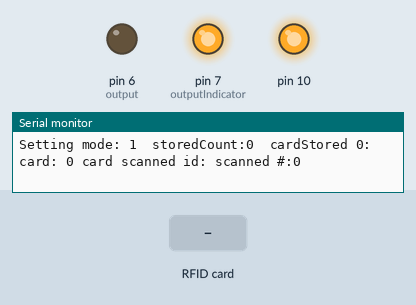
Simulated run of this sketch. Board: Arduino Uno, built with avr-gcc and run on an emulated ATmega328P. On the bench: output pins drawn as LEDs (lit = HIGH), the last lines printed to the serial monitor. The test bench sets the inputs (shaded band). EEPROM starts erased.

Above: at 2.4 s.
2.5 s: RFID card 5E 7A 19 C4 held to the reader
At 4.0 s:
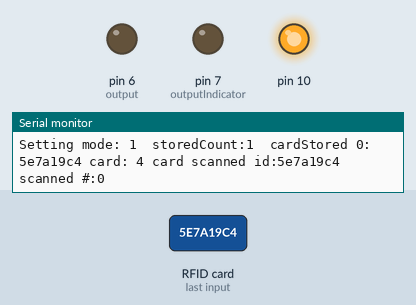
6.4 s: RFID card 5E 7A 19 C4 held to the reader
At 7.2 s:
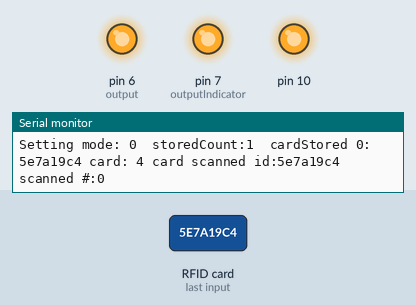
At 10.9 s:
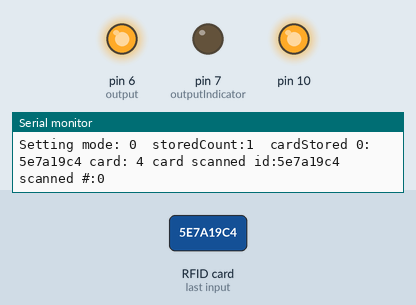
Timing chart, 0 to 12.4 s (numbered marks = the images above; inputs shaded):
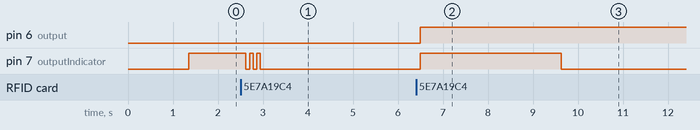

The sketch:

RFIDsingleCardModule-1.ino
```cpp
/**

   Typical pin layout used:
   -----------------------------------------------------------------------------------------
               MFRC522      Arduino       Arduino   Arduino    Arduino          Arduino
               Reader/PCD   Uno/101       Mega      Nano v3    Leonardo/Micro   Pro Micro
   Signal      Pin          Pin           Pin       Pin        Pin              Pin
   -----------------------------------------------------------------------------------------
   RST/Reset   RST          9                      D9
   SPI SS 1    SDA(SS)      ** custom, take a unused pin, only HIGH/LOW required *
   SPI SS 2    SDA(SS)      ** custom, take a unused pin, only HIGH/LOW required *
   SPI MOSI    MOSI         11 / ICSP-4   51        D11        ICSP-4           16
   SPI MISO    MISO         12 / ICSP-1   50        D12        ICSP-1           14
   SPI SCK     SCK          13 / ICSP-3   52        D13        ICSP-3           15

*/


#include <EEPROM.h>

#include <Wire.h>
#include <SPI.h>
#include <MFRC522.h>

#define RST_PIN         9          // Configurable, see typical pin layout above

//each SS_x_PIN variable indicates the unique SS pin for another RFID reader
#define SS_PIN        2         // Configurable, take a unused pin, only HIGH/LOW required, must be diffrent to SS 2
#define modeSwitch 4

#define MAX_NR_OF_CARDS  10

#define output 6
#define outputIndicator 7
byte count = 0;

MFRC522 mfrc522(SS_PIN, RST_PIN);   // Create MFRC522 instance.

String savedKey = "cardstor";
boolean cardPresentState = false;
boolean settingMode = false;
String read_rfid;
String cardStored[MAX_NR_OF_CARDS];
String tempStored[MAX_NR_OF_CARDS];
int storedCount = 0;
int scanCount = 0;

int ledState = LOW;
boolean isBlinking = false;

const String masterCardID = "80c57c89";

unsigned long previousMillis = 0;        // will store last time LED was updated
unsigned long previousMillisCard = 0;
// constants won't change:
const long interval = 500;
const long flashinterval = 80;
const long settingInterval = 3000;
/**d
   Initialize.
*/
void setup() {
  Serial.begin(9600); // Initialize serial communications with the PC
  while (!Serial);    // Do nothing if no serial port is opened (added for Arduinos based on ATMEGA32U4)

  delay(1000);


  pinMode(output, OUTPUT);
  pinMode(outputIndicator, OUTPUT);

  pinMode(modeSwitch, INPUT_PULLUP);
  digitalWrite(output, LOW);
  digitalWrite(outputIndicator, LOW);
  autoSetAddr();


  readSavedInfoROM();


  SPI.begin();        // Init SPI bus
  mfrc522.PCD_Init();   // Initiate MFRC522
  mfrc522.PCD_DumpVersionToSerial();

}

/**
   Main loop.
*/
void loop() {
  // if(digitalRead(modeSwitch) == 0){
  //   settingMode = !settingMode;
  // }
  // if (storedCount == 0) settingMode = true;
  // else settingMode = false;

  Serial.print("Setting mode: ");
  Serial.print(settingMode);
  Serial.print("  storedCount:");
  Serial.print(storedCount);
  Serial.print("  cardStored 0: ");

  Serial.print(cardStored[0]);
  Serial.print(" card: ");
  Serial.print(mfrc522.uid.size);
  Serial.print(" card scanned id:");
  Serial.print(read_rfid);
  Serial.print(" scanned #:");
  Serial.println(scanCount);


  if (settingMode && storedCount == 0) digitalWrite(outputIndicator, HIGH);
  if (!settingMode) digitalWrite(outputIndicator, LOW);


  if (settingMode) {
    // if (!isBlinking) blinkLED();
    if (((millis() - previousMillisCard) >= settingInterval) && (storedCount > 0)) {
      write_StringEE(MAX_NR_OF_CARDS, savedKey);
      EEPROM.write((MAX_NR_OF_CARDS + 1) * 8 + 1, storedCount);
      settingMode = false;
    }

    if (mfrc522.PICC_IsNewCardPresent() && mfrc522.PICC_ReadCardSerial()) {
      Serial.println("card sensed");


      cardPresentState = true;
      dump_byte_array(mfrc522.uid.uidByte, mfrc522.uid.size);
      if (read_rfid != masterCardID) {


        if (!inArray(read_rfid, cardStored)) {
          cardStored[storedCount] = read_rfid;

          write_StringEE(storedCount, read_rfid);
          // EEPROM.write(storedCount, read_rfid);
          storedCount++;
          flashLED();
          previousMillisCard = millis();

        }
      }
    }
  }
  if (!settingMode) {
    // if (isBlinking) stopBlink();
    if (mfrc522.PICC_IsNewCardPresent() && mfrc522.PICC_ReadCardSerial()) {

      cardPresentState = true;
      dump_byte_array(mfrc522.uid.uidByte, mfrc522.uid.size);
      //mastercard scanned
      if (read_rfid == masterCardID) {
        storedCount = 0;
        scanCount = 0;
        for (int n = 0; n < MAX_NR_OF_CARDS; n++) {
          cardStored[n] = "";
        }
        read_rfid = "";
        for (int n = 0; n < EEPROM.length(); n++) {
          EEPROM.write(n, 0);
        }
        settingMode = true;
        // setup();
        digitalWrite(output, LOW);
        digitalWrite(outputIndicator, LOW);
      }

      // check pass condition
      if (!inArray(read_rfid, tempStored) && inArray(read_rfid, cardStored)) {
        tempStored[scanCount] = read_rfid;
        scanCount++;
      }

      //  else if (!mfrc522.PICC_ReadCardSerial()) {
      //   cardPresentState = false;
      //   waitAction();
      // }
    }
    if(scanCount == storedCount && storedCount != 0){
          if(isPassed()) passAction();
          else {
            scanCount = 0;
            for(int n = 0; n < storedCount; n++){
              tempStored[n] = "";
            }
          }
    }

    // Serial.println(cardPresentState);
    delay(100);

  }
}

boolean isPassed() {
  for(int n = 0; n < storedCount; n++){
    if(tempStored[n] != cardStored[n]) return false;
  }
  return true;
}

void passAction() {
  digitalWrite(output, HIGH);
  digitalWrite(outputIndicator, HIGH);
  delay(3000);
  scanCount = 0;
  for(int n = 0; n < storedCount; n++){
    tempStored[n] = "";
  }
}

void waitAction() {
  digitalWrite(output, LOW);
  digitalWrite(outputIndicator, LOW);
  isBlinking = false;

}

void stopBlink() {
  digitalWrite(outputIndicator, LOW);
}

void flashLED() {
  for (int n = 0; n < 3; n++) {
    digitalWrite(outputIndicator, HIGH);
    delay(flashinterval);
    digitalWrite(outputIndicator, LOW);
    delay(flashinterval);
  }
}

void blinkLED() {
  isBlinking = true;
  unsigned long currentMillis = millis();

  if (currentMillis - previousMillis >= interval) {
    // save the last time you blinked the LED
    previousMillis = currentMillis;

    // if the LED is off turn it on and vice-versa:
    if (ledState == LOW) {
      ledState = HIGH;
    } else {
      ledState = LOW;
    }

    // set the LED with the ledState of the variable:
    digitalWrite(outputIndicator, ledState);
  }


}

boolean array_cmp(String *a, String *b, int len_a, int len_b) {
  int n;

  //if their lengths are different, return false
  if (len_a != len_b) return false;

  //test each element to be the same. if not, return false
  for (n = 0; n < len_a; n++) if (a[n] != b[n]) return false;

  //ok, if we have not returned yet, they are equal :)
  return true;
}

boolean inArray(String id, String * array) {
  for (int n = 0; n < storedCount; n++) {

    if (array[n] == id) {
      return true;
    }
  }
  return false;
}

void dump_byte_array(byte * buffer, byte bufferSize) {
  read_rfid = "";
  for (byte i = 0; i < bufferSize; i++) {
    read_rfid = read_rfid  + String(buffer[i], HEX);
  }
}

void requestEvent() {
  Wire.write(cardPresentState); // respond with message of 6 bytes
  // as expected by master
}

void autoSetAddr() {
  Serial.println ();
  Serial.println ("I2C scanner. Scanning ...");
  int myAddr = 1;
  int maxAddr = 0;
  Wire.begin();
  for (byte i = 1; i < 30; i++)
  {
    Wire.beginTransmission (i);
    if (Wire.endTransmission () == 0)
    {
      Serial.print ("Found address: ");
      Serial.print (i, DEC);
      Serial.print (" (0x");
      Serial.print (i, HEX);
      Serial.println (")");
      count++;
      if (i > maxAddr) maxAddr = i;
    }// end of good response
    delay (5);  // give devices time to recover
  }
  myAddr = maxAddr + 1;
  // end of for loop
  Serial.println ("Done.");
  Serial.print ("Found ");
  Serial.print (count, DEC);
  Serial.println (" device(s).");


  Serial.print ("my Addr is ");
  Serial.println (myAddr);

  Wire.begin(myAddr);                // join i2c bus with address #8
  // Wire.onReceive(receiveEvent); // register event
  Wire.onRequest(requestEvent); // register event


}

void readSavedInfoROM() {
  // int cnt = 0;
  Serial.println("start reading rom");
  Serial.print("card saved?");
  Serial.println(read_StringEE(MAX_NR_OF_CARDS, 8));
  // card is saved in ROM
  if (read_StringEE(MAX_NR_OF_CARDS, 8) == savedKey) {
    settingMode = false;
    storedCount = EEPROM.read((MAX_NR_OF_CARDS + 1) * 8 + 1);
    Serial.print("cardCount from ROM: ");
    Serial.println(storedCount);

    Serial.print("cards saved: ");
    for (int n = 0; n < MAX_NR_OF_CARDS; n++) {
      cardStored[n] = read_StringEE(n, 8);//Read String starting a address 0 with given lenth of String
      Serial.println(cardStored[n]);
    }
  } else { //  card is not saved in ROM
    settingMode = true;
  }
}


bool write_StringEE(int Addr, String input)
{
  char cbuff[input.length() + 1]; //Finds length of string to make a buffer
  input.toCharArray(cbuff, input.length() + 1); //Converts String into character array
  return eeprom_write_string(Addr*8, cbuff); //Saves String
}

String read_StringEE(int Addr, int length)
{

  char cbuff[length + 1];
  boolean didget = eeprom_read_string(Addr * 8, cbuff, length + 1);

  String stemp(cbuff);
  if (didget) {
    Serial.print("got 1 from rom ");
    Serial.print(Addr);
    Serial.print("   ");
    Serial.println(stemp);
  }

  return stemp;

}
/*
  Test code for writing a String to the EEPROM and then reading it Back
  Written by Mario Avenoso, M-tech Creations
  4/10/16
*/

//http://ediy.com.my/index.php/tutorials/item/68-arduino-reading-and-writing-string-to-eeprom

const int EEPROM_MIN_ADDR = 0;
const int EEPROM_MAX_ADDR = 511;

// Returns true if the address is between the
// minimum and maximum allowed values, false otherwise.
//
// This function is used by the other, higher-level functions
// to prevent bugs and runtime errors due to invalid addresses.
boolean eeprom_is_addr_ok(int addr) {
  return ((addr >= EEPROM_MIN_ADDR) && (addr <= EEPROM_MAX_ADDR));
}


// Writes a sequence of bytes to eeprom starting at the specified address.
// Returns true if the whole array is successfully written.
// Returns false if the start or end addresses aren't between
// the minimum and maximum allowed values.
// When returning false, nothing gets written to eeprom.
boolean eeprom_write_bytes(int startAddr, const byte * array, int numBytes) {
  // counter
  int i;

  // both first byte and last byte addresses must fall within
  // the allowed range
  if (!eeprom_is_addr_ok(startAddr) || !eeprom_is_addr_ok(startAddr + numBytes)) {
    return false;
  }

  for (i = 0; i < numBytes; i++) {
    EEPROM.write(startAddr + i, array[i]);
  }

  return true;
}


// Writes a string starting at the specified address.
// Returns true if the whole string is successfully written.
// Returns false if the address of one or more bytes fall outside the allowed range.
// If false is returned, nothing gets written to the eeprom.
boolean eeprom_write_string(int addr, const char* string) {

  int numBytes; // actual number of bytes to be written

  //write the string contents plus the string terminator byte (0x00)
  numBytes = strlen(string) + 1;

  return eeprom_write_bytes(addr, (const byte*)string, numBytes);
}


// Reads a string starting from the specified address.
// Returns true if at least one byte (even only the string terminator one) is read.
// Returns false if the start address falls outside the allowed range or declare buffer size is zero.
//
// The reading might stop for several reasons:
// - no more space in the provided buffer
// - last eeprom address reached
// - string terminator byte (0x00) encountered.
boolean eeprom_read_string(int addr, char* buffer, int bufSize) {
  byte ch; // byte read from eeprom
  int bytesRead; // number of bytes read so far

  if (!eeprom_is_addr_ok(addr)) { // check start address
    return false;
  }

  if (bufSize == 0) { // how can we store bytes in an empty buffer ?
    return false;
  }

  // is there is room for the string terminator only, no reason to go further
  if (bufSize == 1) {
    buffer[0] = 0;
    return true;
  }

  bytesRead = 0; // initialize byte counter
  ch = EEPROM.read(addr + bytesRead); // read next byte from eeprom
  buffer[bytesRead] = ch; // store it into the user buffer
  bytesRead++; // increment byte counter

  // stop conditions:
  // - the character just read is the string terminator one (0x00)
  // - we have filled the user buffer
  // - we have reached the last eeprom address
  while ( (ch != 0x00) && (bytesRead < bufSize) && ((addr + bytesRead) <= EEPROM_MAX_ADDR) ) {
    // if no stop condition is met, read the next byte from eeprom
    ch = EEPROM.read(addr + bytesRead);
    buffer[bytesRead] = ch; // store it into the user buffer
    bytesRead++; // increment byte counter
  }

  // make sure the user buffer has a string terminator, (0x00) as its last byte
  if ((ch != 0x00) && (bytesRead >= 1)) {
    buffer[bytesRead - 1] = 0;
  }

  return true;
}
```

Measured:
- after the input at 2.5 s, pin 7 (outputIndicator): alternates HIGH for 0.08 s and LOW for 0.08 s, 5 changes in all, then stays LOW, starting after 0.12 s
- after the input at 6.4 s, pin 6 (output): LOW → HIGH after 0.09 s; pin 7 (outputIndicator): LOW → HIGH after 0.09 s, → LOW 3.1 s later
